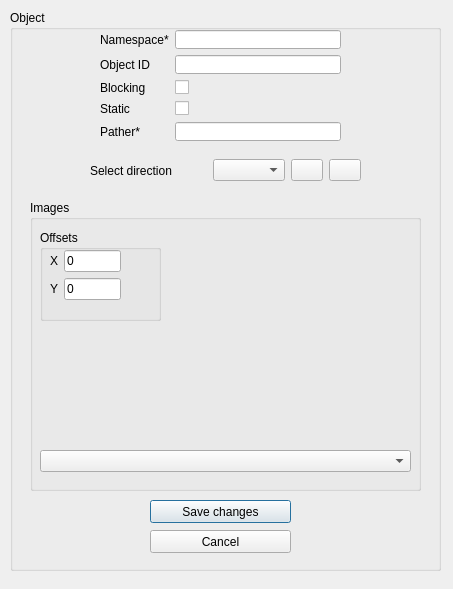
<?xml version="1.0" encoding="UTF-8"?>
<ui version="4.0">
 <class>ObjectCreator</class>
 <widget class="QDialog" name="ObjectCreator">
  <property name="geometry">
   <rect>
    <x>0</x>
    <y>0</y>
    <width>453</width>
    <height>589</height>
   </rect>
  </property>
  <property name="windowTitle">
   <string>Create/Modify FIFE object</string>
  </property>
  <widget class="QGroupBox" name="objectBox">
   <property name="geometry">
    <rect>
     <x>10</x>
     <y>10</y>
     <width>431</width>
     <height>561</height>
    </rect>
   </property>
   <property name="title">
    <string>Object</string>
   </property>
   <widget class="QWidget" name="formLayoutWidget_3">
    <property name="geometry">
     <rect>
      <x>90</x>
      <y>20</y>
      <width>241</width>
      <height>112</height>
     </rect>
    </property>
    <layout class="QFormLayout" name="formLayout_3">
     <property name="fieldGrowthPolicy">
      <enum>QFormLayout::AllNonFixedFieldsGrow</enum>
     </property>
     <item row="0" column="0">
      <widget class="QLabel" name="objNamespaceLabel">
       <property name="text">
        <string>Namespace*</string>
       </property>
      </widget>
     </item>
     <item row="0" column="1">
      <widget class="QLineEdit" name="objNamespaceLineEdit"/>
     </item>
     <item row="1" column="0">
      <widget class="QLabel" name="objectIDLabel">
       <property name="text">
        <string>Object ID</string>
       </property>
      </widget>
     </item>
     <item row="1" column="1">
      <widget class="QLineEdit" name="objectIDLineEdit"/>
     </item>
     <item row="2" column="0">
      <widget class="QLabel" name="blockingLabel">
       <property name="text">
        <string>Blocking</string>
       </property>
      </widget>
     </item>
     <item row="2" column="1">
      <widget class="QCheckBox" name="blockingCheckBox"/>
     </item>
     <item row="3" column="0">
      <widget class="QLabel" name="staticLabel">
       <property name="text">
        <string>Static</string>
       </property>
      </widget>
     </item>
     <item row="3" column="1">
      <widget class="QCheckBox" name="staticCheckBox"/>
     </item>
     <item row="4" column="0">
      <widget class="QLabel" name="patherLabel">
       <property name="text">
        <string>Pather*</string>
       </property>
      </widget>
     </item>
     <item row="4" column="1">
      <widget class="QLineEdit" name="patherLineEdit"/>
     </item>
    </layout>
   </widget>
   <widget class="QGroupBox" name="imagesBox">
    <property name="geometry">
     <rect>
      <x>20</x>
      <y>190</y>
      <width>391</width>
      <height>291</height>
     </rect>
    </property>
    <property name="title">
     <string>Images</string>
    </property>
    <widget class="QGroupBox" name="groupBox">
     <property name="geometry">
      <rect>
       <x>10</x>
       <y>30</y>
       <width>121</width>
       <height>91</height>
      </rect>
     </property>
     <property name="title">
      <string>Offsets</string>
     </property>
     <widget class="QWidget" name="formLayoutWidget">
      <property name="geometry">
       <rect>
        <x>10</x>
        <y>20</y>
        <width>71</width>
        <height>61</height>
       </rect>
      </property>
      <layout class="QFormLayout" name="formLayout">
       <item row="0" column="0">
        <widget class="QLabel" name="xLabel">
         <property name="text">
          <string>X</string>
         </property>
        </widget>
       </item>
       <item row="0" column="1">
        <widget class="QLineEdit" name="xLineEdit">
         <property name="text">
          <string>0</string>
         </property>
        </widget>
       </item>
       <item row="1" column="0">
        <widget class="QLabel" name="yLabel">
         <property name="text">
          <string>Y</string>
         </property>
        </widget>
       </item>
       <item row="1" column="1">
        <widget class="QLineEdit" name="yLineEdit">
         <property name="text">
          <string>0</string>
         </property>
        </widget>
       </item>
      </layout>
     </widget>
    </widget>
    <widget class="QLabel" name="previewLabel">
     <property name="geometry">
      <rect>
       <x>140</x>
       <y>20</y>
       <width>231</width>
       <height>211</height>
      </rect>
     </property>
     <property name="text">
      <string/>
     </property>
    </widget>
    <widget class="QComboBox" name="previewComboBox">
     <property name="geometry">
      <rect>
       <x>10</x>
       <y>250</y>
       <width>371</width>
       <height>22</height>
      </rect>
     </property>
     <property name="sizeAdjustPolicy">
      <enum>QComboBox::AdjustToMinimumContentsLength</enum>
     </property>
    </widget>
   </widget>
   <widget class="QPushButton" name="saveObjectPushBtn">
    <property name="geometry">
     <rect>
      <x>140</x>
      <y>490</y>
      <width>141</width>
      <height>23</height>
     </rect>
    </property>
    <property name="text">
     <string>Save changes</string>
    </property>
    <property name="icon">
     <iconset resource="resources.qrc">
      <normaloff>:/image/resources/save.png</normaloff>:/image/resources/save.png</iconset>
    </property>
   </widget>
   <widget class="QPushButton" name="cancelObjectPushBtn">
    <property name="geometry">
     <rect>
      <x>140</x>
      <y>520</y>
      <width>141</width>
      <height>23</height>
     </rect>
    </property>
    <property name="text">
     <string>Cancel</string>
    </property>
    <property name="icon">
     <iconset resource="resources.qrc">
      <normaloff>:/image/resources/remove.png</normaloff>:/image/resources/remove.png</iconset>
    </property>
   </widget>
   <widget class="QWidget" name="horizontalLayoutWidget">
    <property name="geometry">
     <rect>
      <x>80</x>
      <y>140</y>
      <width>271</width>
      <height>41</height>
     </rect>
    </property>
    <layout class="QHBoxLayout" name="horizontalLayout">
     <item>
      <widget class="QLabel" name="selectDirectionLabel">
       <property name="maximumSize">
        <size>
         <width>16777215</width>
         <height>16777215</height>
        </size>
       </property>
       <property name="text">
        <string>Select direction</string>
       </property>
      </widget>
     </item>
     <item>
      <layout class="QGridLayout" name="gridLayout_3">
       <item row="0" column="2">
        <widget class="QPushButton" name="addDirectionPushBtn">
         <property name="maximumSize">
          <size>
           <width>32</width>
           <height>16777215</height>
          </size>
         </property>
         <property name="text">
          <string/>
         </property>
         <property name="icon">
          <iconset resource="resources.qrc">
           <normaloff>:/image/resources/add.png</normaloff>:/image/resources/add.png</iconset>
         </property>
        </widget>
       </item>
       <item row="0" column="3">
        <widget class="QPushButton" name="removeDirectionPushBtn">
         <property name="maximumSize">
          <size>
           <width>32</width>
           <height>16777215</height>
          </size>
         </property>
         <property name="text">
          <string/>
         </property>
         <property name="icon">
          <iconset resource="resources.qrc">
           <normaloff>:/image/resources/remove.png</normaloff>:/image/resources/remove.png</iconset>
         </property>
        </widget>
       </item>
       <item row="0" column="1">
        <widget class="QComboBox" name="directionComboBox">
         <property name="minimumSize">
          <size>
           <width>0</width>
           <height>0</height>
          </size>
         </property>
        </widget>
       </item>
      </layout>
     </item>
    </layout>
   </widget>
  </widget>
 </widget>
 <tabstops>
  <tabstop>objNamespaceLineEdit</tabstop>
  <tabstop>objectIDLineEdit</tabstop>
  <tabstop>blockingCheckBox</tabstop>
  <tabstop>staticCheckBox</tabstop>
  <tabstop>patherLineEdit</tabstop>
  <tabstop>directionComboBox</tabstop>
  <tabstop>addDirectionPushBtn</tabstop>
  <tabstop>removeDirectionPushBtn</tabstop>
  <tabstop>xLineEdit</tabstop>
  <tabstop>yLineEdit</tabstop>
  <tabstop>previewComboBox</tabstop>
  <tabstop>saveObjectPushBtn</tabstop>
  <tabstop>cancelObjectPushBtn</tabstop>
 </tabstops>
 <resources>
  <include location="resources.qrc"/>
 </resources>
 <connections/>
</ui>
